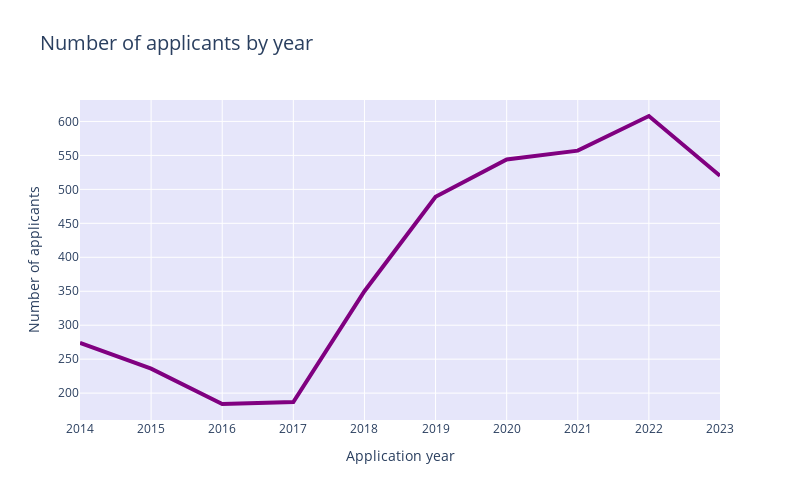

Notebook code for this chart:
### Code cell
import plotly.express as px
fig = px.line(years_df, x= 'Application year', y='Number of applicants', title='Line Graph Example')
fig.update_traces(line=dict(color='purple', width=4))
fig.update_xaxes(title_text='Application year', tickvals = np.arange(2014,2024,1))
fig.update_yaxes(title_text='Number of applicants', tickvals = np.arange(0,700,50))

fig.update_layout(title_text='Number of applicants by year', title_font=dict(size=20))
fig.update_layout(width=800, height=500, plot_bgcolor='lavender', legend=dict(x=0.8, y=0.2))

### Figure 1 — Plotly figure (JSON) as saved in the notebook; plotly's stock layout.template omitted (floating-point values rounded to 4 significant figures)
{"data": [{"hovertemplate": "Application year=%{x}<br>Number of applicants=%{y}<extra></extra>", "legendgroup": "", "line": {"color": "purple", "dash": "solid", "width": 4}, "marker": {"symbol": "circle"}, "mode": "lines", "name": "", "orientation": "h", "showlegend": false, "type": "scatter", "x": [2014, 2015, 2016, 2017, 2018, 2019, 2020, 2021, 2022, 2023], "xaxis": "x", "y": [274, 236, 184, 187, 350, 489, 544, 557, 608, 520], "yaxis": "y"}], "layout": {"height": 500, "legend": {"tracegroupgap": 0, "x": 0.8, "y": 0.2}, "plot_bgcolor": "lavender", "title": {"font": {"size": 20}, "text": "Number of applicants by year"}, "width": 800, "xaxis": {"anchor": "y", "domain": [0, 1], "tickvals": [2014, 2015, 2016, 2017, 2018, 2019, 2020, 2021, 2022, 2023], "title": {"text": "Application year"}}, "yaxis": {"anchor": "x", "domain": [0, 1], "tickvals": [0, 50, 100, 150, 200, 250, 300, 350, 400, 450, 500, 550, 600, 650], "title": {"text": "Number of applicants"}}}}
